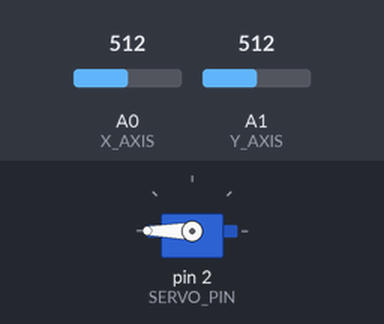
This sketch was run on a simulated Arduino Uno, built with avr-gcc and run on an emulated ATmega328P. Shown: servo. Inputs (shaded band) come from the test bench; at power-on: A0 (X_AXIS) = 512, A1 (Y_AXIS) = 512.

Above: at 1.2 s.
1.3 s: A0 (X_AXIS) set to 519
At 1.9 s:
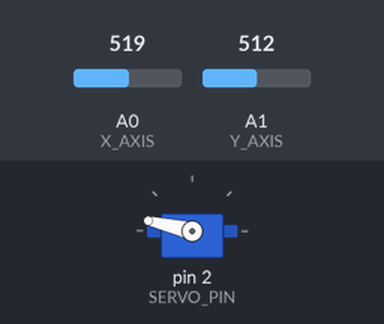
2.8 s: A1 (Y_AXIS) set to 716
At 3.3 s:
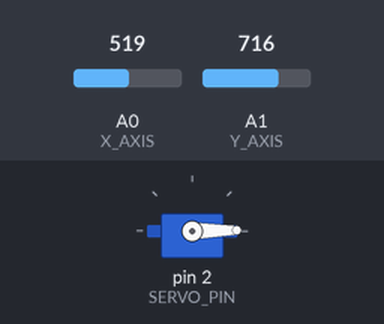
4.3 s: A0 (X_AXIS) set to 716
At 4.7 s:
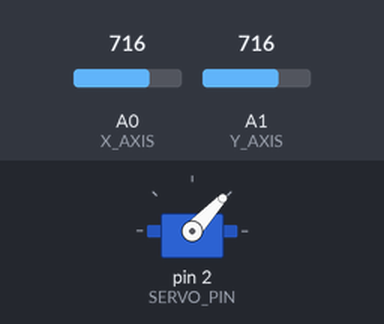
5.8 s: A1 (Y_AXIS) set to 900
At 6.1 s:
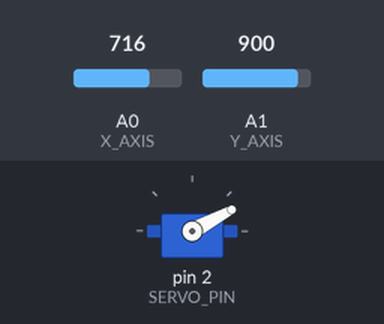
7.3 s: A1 (Y_AXIS) set to 511
At 8.5 s:
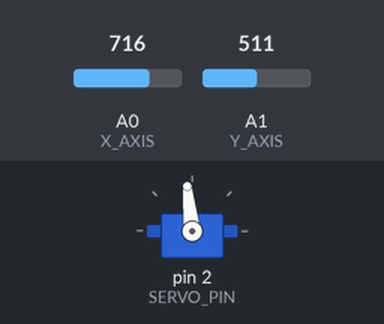
8.8 s: A1 (Y_AXIS) set to 306
At 10.2 s:
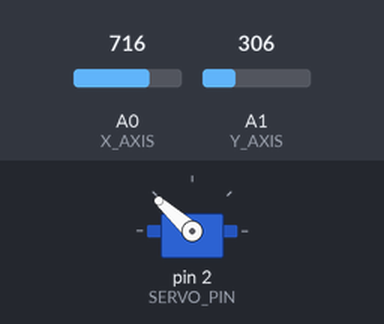
Timing chart, 0 to 11.3 s (numbered marks = the images above; inputs shaded):
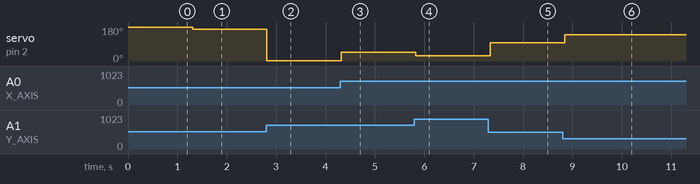

The sketch:

joystick_submotor.ino
```cpp
#include <Servo.h>

const int X_AXIS = A0;
const int Y_AXIS = A1;
const int X_ZERO_POS = 514;
const int Y_ZERO_POS = 534;
const int SERVO_PIN = 2;

int x;
int y;
double degree;
int x_pos;
int y_pos;
Servo servo;

void setup()
{
  Serial.begin(9600);
  servo.attach(SERVO_PIN);
}

void loop()
{
  x = analogRead(X_AXIS);
  y = analogRead(Y_AXIS);

  x = x - X_ZERO_POS;
  y = (y - Y_ZERO_POS) * (-1);

  // 미세하게 튀는 값 제어
  if (x > -5 && x < 5)
  {
    x = 0;
  }
  if (y > -5 && y < 5)
  {
    y = 0;
  }

  x_pos = map(x, X_ZERO_POS * (-1), X_ZERO_POS, 180, 0);

  degree = atan2(x, y) * 180 / PI;

  if (degree < 0)
  {
    degree = degree * (-1);
  }

  servo.write(180 - degree);

  delay(100);
}
```

Measured:
- the behaviour switches between 518 and 519 on A0 (X_AXIS) (found by bisection; images 0 and 1)
- after the input at 1.3 s, servo on pin 2 (SERVO_PIN): 180° → 167° at once
- after the input at 2.8 s, servo on pin 2 (SERVO_PIN): 167° → 1° at once
- after the input at 4.3 s, servo on pin 2 (SERVO_PIN): 1° → 47° at once
- after the input at 5.8 s, servo on pin 2 (SERVO_PIN): 47° → 28° at once
- after the input at 7.3 s, servo on pin 2 (SERVO_PIN): 28° → 96° at once
- after the input at 8.8 s, servo on pin 2 (SERVO_PIN): 96° → 138° at once
